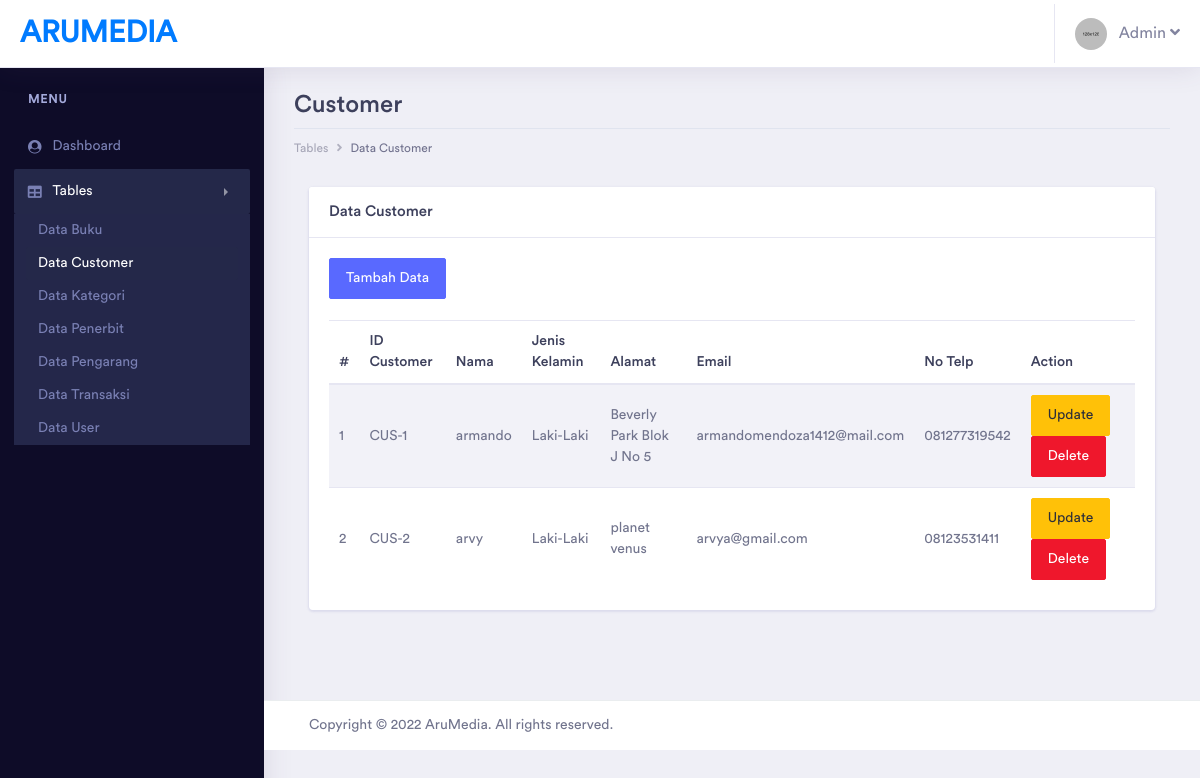
The page /admin/pages/tables/customer/table_customer.php (signed in) on the database its author committed.
### tables this page shows
CREATE TABLE `customer` (
  `id_customer` varchar(20) NOT NULL,
  `nama_customer` varchar(100) NOT NULL,
  `jk_customer` enum('Laki-Laki','Perempuan') NOT NULL,
  `alamat_customer` varchar(200) NOT NULL,
  `email_customer` varchar(100) NOT NULL,
  `telp_customer` varchar(20) NOT NULL,
  `deleted` tinyint(1) NOT NULL
);

### admin/pages/tables/customer/table_customer.php (the view, shortened to what this page needs)
<?php
include '../../../../helper/connection.php';
?>
<?php
if(!$_SESSION['username'] && !$_SESSION['password'] && $_SESSION['tipe_user'] != "Admin")
{
    echo "
		<script type='text/javascript'>
		alert('Anda harus login terlebih dahulu!')
		window.location='../../../index.php';
		</script>";
}
else
{
?>
<!doctype html>
<html lang="en">
<head>
    <link rel="stylesheet" href="../../../assets/vendor/bootstrap/css/bootstrap.min.css">
    <link href="../../../assets/vendor/fonts/circular-std/style.css" rel="stylesheet">
    <link rel="stylesheet" href="../../../assets/libs/css/style.css">
    <link rel="stylesheet" href="../../../assets/vendor/fonts/fontawesome/css/fontawesome-all.css">
    <link rel="stylesheet" href="../../../assets/vendor/charts/chartist-bundle/chartist.css">
    <link rel="stylesheet" href="../../../assets/vendor/charts/morris-bundle/morris.css">
    <link rel="stylesheet" href="../../../assets/vendor/fonts/material-design-iconic-font/css/materialdesignicons.min.css">
    <link rel="stylesheet" href="../../../assets/vendor/charts/c3charts/c3.css">
    <link rel="stylesheet" href="../../../assets/vendor/fonts/flag-icon-css/flag-icon.min.css">
</head>
<body>
    <div class="dashboard-main-wrapper">
        <div class="dashboard-header">
            <nav class="navbar navbar-expand-lg bg-white fixed-top">
                <a class="navbar-brand" href="../../../dashboard.php">AruMedia</a>
                <div class="collapse navbar-collapse " id="navbarSupportedContent">
                    <ul class="navbar-nav ml-auto navbar-right-top">
                        <li class="nav-item dropdown nav-user">
                            <a class="nav-link nav-user-img" href="#" id="navbarDropdownMenuLink2" data-toggle="dropdown"
                                aria-haspopup="true" aria-expanded="false"><img src="../../../assets/images/avatar-1.jpg"
                                    alt="" class="user-avatar-md rounded-circle">&nbsp;&nbsp;&nbsp;Admin <i class="fas fa-angle-down"></i></a>
                        </li>
                    </ul>
                </div>
            </nav>
        </div>
        <div class="nav-left-sidebar sidebar-dark">
            <div class="menu-list">
                <nav class="navbar navbar-expand-lg navbar-light">
                    <div class="collapse navbar-collapse" id="navbarNav">
                        <ul class="navbar-nav flex-column">
                            <li class="nav-divider">
                                Menu
                            </li>
                            <li class="nav-item ">
                                <a class="nav-link" href="../../../dashboard.php" aria-expanded="false" data-target="#submenu-1"
                                    aria-controls="submenu-1"><i class="fa fa-fw fa-user-circle"></i>Dashboard
                                    <span class="badge badge-success">6</span></a>
                            </li>
                            <li class="nav-item">
                                <a class="nav-link active" href="#" data-toggle="collapse" aria-expanded="false"
                                    data-target="#submenu-5" aria-controls="submenu-5"><i class="fas fa-fw fa-table"></i>Tables</a>
                                <div id="submenu-5" class="collapse submenu show" style="">
                                    <ul class="nav flex-column">
                                        <li class="nav-item">
                                            <a class="nav-link" href="../buku/table_buku.php">Data Buku</a>
                                        </li>
                                        <li class="nav-item">
                                            <a class="nav-link active" href="table_customer.php">Data Customer</a>
                                        </li>
                                        <li class="nav-item">
                                            <a class="nav-link" href="../kategori/table_kategori.php">Data Kategori</a>
                                        </li>
                                        <li class="nav-item">
                                            <a class="nav-link" href="../penerbit/table_penerbit.php">Data Penerbit</a>
                                        </li>
                                        <li class="nav-item">
                                            <a class="nav-link" href="../pengarang/table_pengarang.php">Data Pengarang</a>
                                        </li>
                                        <li class="nav-item">
                                            <a class="nav-link" href="../transaksi/table_transaksi.php">Data Transaksi</a>
                                        </li>
                                        <li class="nav-item">
                                            <a class="nav-link" href="../user/table_user.php">Data User</a>
                                        </li>
                                    </ul>
                                </div>
                            </li>
                        </ul>
                    </div>
                </nav>
            </div>
        </div>
        <div class="dashboard-wrapper">
            <div class="dashboard-ecommerce">
                <div class="container-fluid dashboard-content ">
                    <div class="row">
                        <div class="col-xl-12 col-lg-12 col-md-12 col-sm-12 col-12">
                            <div class="page-header">
                                <h2 class="pageheader-title">Customer</h2>
                                <div class="page-breadcrumb">
                                    <nav aria-label="breadcrumb">
                                        <ol class="breadcrumb">
                                            <li class="breadcrumb-item"><a href="#" class="breadcrumb-link">Tables</a></li>
                                            <li class="breadcrumb-item active" aria-current="page">Data Customer</li>
                                        </ol>
                                    </nav>
                                </div>
                            </div>
                        </div>
                    </div>
                    <div class="col-xl-12">
                        <div class="card">
                            <h5 class="card-header">Data Customer</h5>
                            <div class="card-body">
                                <a href="form_customer.php" class="btn btn-primary">Tambah Data</a>
                                <br><br>
                                <table class="table table-striped">
                                    <thead>
                                        <tr>
                                            <th>#</th>
                                            <th>ID Customer</th>
                                            <th>Nama</th>
                                            <th>Jenis Kelamin</th>
                                            <th>Alamat</th>
                                            <th>Email</th>
                                            <th>No Telp</th>
                                            <th>Action</th>
                                        </tr>
                                    </thead>
                                    <tbody>
                                        <?php
                                            $query = "SELECT * FROM customer where deleted=0";
                                            $result = mysqli_query($con, $query);
                                            if (mysqli_num_rows($result) > 0)
                                            {
                                                $index = 1;
                                                while($row = mysqli_fetch_assoc($result))
                                                {
                                                    $id_customer = $row['id_customer'];
                                                    echo "
                                                    <tr>
                                                        <td>" . $index++ . "</td>
                                                        <td>" . $row["id_customer"] . "</td>
                                                        <td>" . $row["nama_customer"] . "</td>
                                                        <td>" . $row["jk_customer"] . "</td>
                                                        <td>" . $row["alamat_customer"] . "</td>
                                                        <td>" . $row["email_customer"] . "</td>
                                                        <td>" . $row["telp_customer"] . "</td>
                                                        <td>
                                                            <a href='form_edit_customer.php?id_customer=$id_customer' class='btn btn-warning'>Update</a>
                                                            <a href='process/delete_customer.php?id_customer=$id_customer' class='btn btn-danger'>Delete</a>
                                                        </td>
                                                    </tr>
                                                    ";
                                                }
                                            }
                                            ?>
                                    </tbody>
                                </table>
                            </div>
                        </div>
                    </div>
                </div>
            </div>
            <div class="footer">
                <div class="container-fluid">
                    <div class="row">
                        <div class="col-xl-6 col-lg-6 col-md-6 col-sm-12 col-12">
                        Copyright © 2022 AruMedia. All rights reserved.
                        </div>
                        <div class="col-xl-6 col-lg-6 col-md-6 col-sm-12 col-12">
                        </div>
                    </div>
                </div>
            </div>
        </div>
    </div>
</body>
</html>
<?php } ?>

### rows shown on the page
customer: id_customer "CUS-1", nama_customer "armando", jk_customer "Laki-Laki", alamat_customer "Beverly Park Blok J No 5", email_customer "armandomendoza1412@mail.com", telp_customer "081277319542"
customer: id_customer "CUS-2", nama_customer "arvy", jk_customer "Laki-Laki", alamat_customer "planet venus", email_customer "arvya@gmail.com", telp_customer "08123531411"
